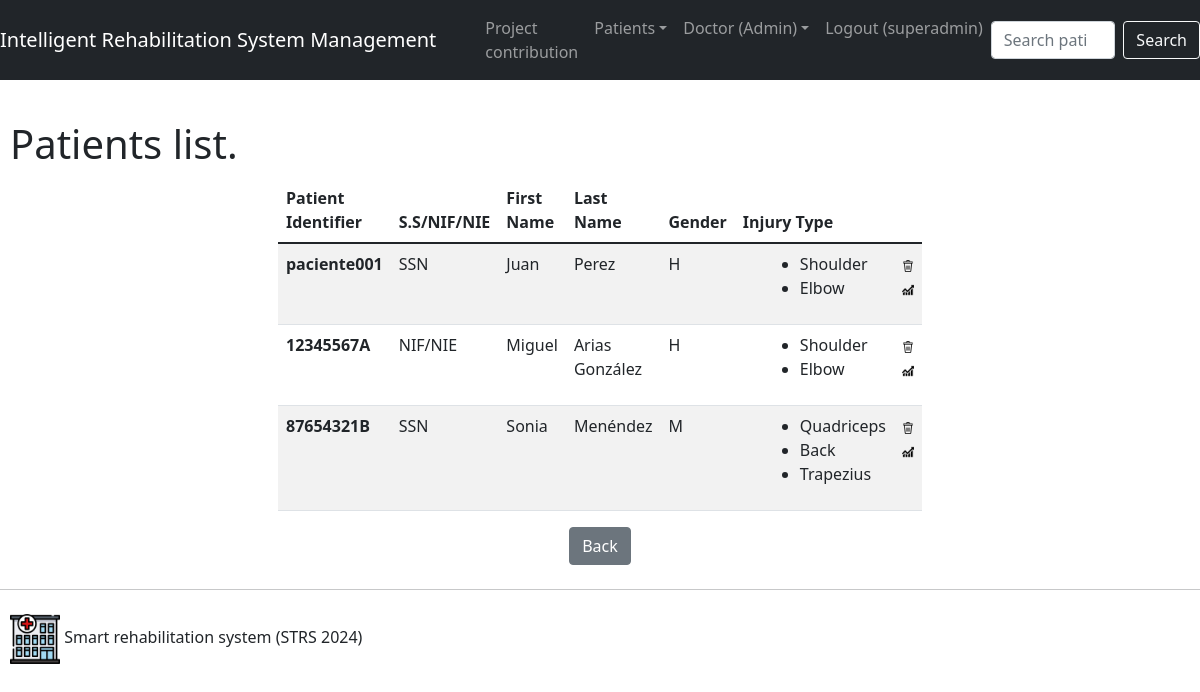
The app's page /hospital/pacientes/mostrar/paciente (signed in) with its own data.
### gestHospital/models.py (models this page shows, shortened)
class Paciente(models.Model):
    MUJER = 'M'
    HOMBRE = 'H'
    OTRO = 'NS/NR'
    SEXO_CHOICES = (
        (MUJER, 'Female'),
        (HOMBRE, 'Male'),
        (OTRO, 'Other')
    )
    NUM_SS = 'SSN'
    OTRO = 'NIF/NIE'
    DOC_CHOICES = (
        (NUM_SS, 'Social Security Number'),
        (OTRO, 'NIF/NIE')
    )
    Documentacion = models.CharField(max_length=25, choices=DOC_CHOICES, default=NUM_SS)
    NumId = models.CharField(max_length=20, primary_key=True, help_text='Social Security Number or any other mutuality recognized by the state. If unavailable, register NIF or NIE.')
    Nombre = models.CharField(max_length=25)
    Apellidos = models.CharField(max_length=40)
    Sexo = models.CharField(choices=SEXO_CHOICES, default=OTRO, max_length=10)
    Lesiones = models.ManyToManyField(Lesion, blank=True)  # Relacion de muchos a muchos

class Lesion(models.Model):
    nombre = models.CharField(max_length=255, unique=True)

### gestHospital/views.py (the view)
# urls.py: path('pacientes/mostrar/paciente', views.mostrarPacientes, name='gestHospital-m-paciente' ),
@login_required(login_url=reverse_lazy('gestHospital-login'), redirect_field_name=NEXT_FIELD_LABEL)
@permission_required( ['gestHospital.view_paciente'], raise_exception=True)
def mostrarPacientes(request):
    if (request.method == 'GET'):
        lista = GestorPaciente.buscarPaciente()
        return render(request, LISTA_PACIENTES, {'lista': lista})
        pass
    error = "Operación de protocolo empleada incorrecta. Fallo en el navegador"
    op = "Búsqueda de pacientes"
    return render(request, RESULTADO, {'errorMsg': error, "texto_op" : op }, status=405)
    pass

### gestHospital/hospitales.py (called while the page is built, shortened)
    def buscarPaciente( NumId=None ):
        if ( NumId is None ):
            pacientes = list( Paciente.objects.all())
            return pacientes
            pass
        pass

### gestHospital/templates/gestHospital/lista_pacientes.html
{% extends gestHospital_base_html %}
{% load static %}
{% block contenido %}
<h1> Patients list.</h1>
{% if lista %}
{% include gestHospital_tabla_paciente %}
{% else %}
<div class="alert alert-warning" role="alert">
    No registered patients.
</div>
{% endif%}
{% include gestHospital_volver %}
{% endblock %}

### gestHospital/templates/gestHospital/base.html (shortened to what this page needs)
<!DOCTYPE html>
<html lang="es">
<head>
  {% load static %}
  <link href="https://cdn.jsdelivr.net/npm/bootstrap@5.1.3/dist/css/bootstrap.min.css" rel="stylesheet"
>
  <link rel="stylesheet" href="{% static gestHospital_css %}">
</head>
<body>
  <nav class="navbar navbar-expand-lg navbar-dark bg-dark">
    <a class="navbar-brand" href="{% url 'gestHospital-bienvenida' %}">Intelligent Rehabilitation System Management</a>
    <div class="collapse navbar-collapse" id="navbar-menu">
      <ul class="navbar-nav mr-auto">
        <li class="nav-item">
          <a class="nav-link" href="{% url 'gestHospital-historia' %}">Project contribution</a>
        </li>
        {% if user.is_authenticated %}
        <li class="nav-item dropdown">
          <a class="nav-link dropdown-toggle" href="#" id="navbarDropdown" role="button" data-bs-toggle="dropdown"
            aria-haspopup="true" aria-expanded="false">Patients</a>
        </li>
        <li class="nav-item dropdown">
          <a class="nav-link dropdown-toggle" href="#" id="navbarDropdown" role="button" data-bs-toggle="dropdown"
            aria-haspopup="true" aria-expanded="false">Doctor (Admin)</a>
        </li>
        {% else %}
        <li class="nav-item">
          <a class="nav-link" href="{% url 'gestHospital-login' %}">Login</a>
        </li>
        {% endif %}
        {% if user.is_authenticated %}
        <li class="nav-item">
          <a class="nav-link" href="{% url 'gestHospital-logout' %}">Logout&nbsp;({{user.username}})</a>
        </li>
        {% endif %}
      </ul>
    </div>
    {% if user.is_authenticated %}
    <form class="d-flex" role="search" action="{% url 'gestHospital-s-f-paciente' %}" method="POST">
      <input class="form-control me-2" type="search" placeholder="Search patient" aria-label="Buscar" max_length=50 required
        id="id_texto" name="texto">
      <button class="btn btn-outline-light" type="submit">Search</button>
    </form>
    {% endif %}
  </nav>
  <div class="jumbotron">
    <div id='content'>
      {% block contenido %}{% endblock %}
    </div>
    <div id='foot'>
      <hr class="my-4">
      <p class="foot">
        <img src="{% static gestHospital_imagen_hospital %}" class="img-tumbnail" width="50" height="50"
          alt="Icono de un hospital">
        Smart rehabilitation system (STRS 2024)
      </p>
    </div>
  </div>
</body>
</html>

### gestHospital/templates/gestHospital/tablaPacientes.html (shortened to what this page needs)
{% load static %}
<div class="d-flex justify-content-center">
    <table class="table table-striped w-50">
        <thead>
            <tr>
                <th scope="col">Patient Identifier</th>
                <th scope="col">S.S/NIF/NIE</th>
                <th scope="col">First Name</th>
                <th scope="col">Last Name</th>
                <th scope="col">Gender</th>
                <th scope="col">Injury Type</th>
            </tr>
        </thead>
        <tbody>
            {% for Paciente in lista %}
            <tr>
                <th scope="row">{{Paciente.NumId}}</th>
                <td>
                    {{Paciente.Documentacion}}
                </td>
                <td>
                    {{Paciente.Nombre}}
                </td>
                <td>
                    {{Paciente.Apellidos}}
                </td>
                <td>
                    {{Paciente.Sexo}}
                </td>
                <td>
                    {% if Paciente.Lesiones.all %}
                        <ul>
                        {% for lesion in Paciente.Lesiones.all %}
                            <li>{{ lesion.nombre }}</li>
                        {% endfor %}
                        </ul>
                    {% else %}
                        No injuries registered
                    {% endif %}
                </td>
                <td>
                    <a href="#{{Paciente.NumId}}" data-bs-toggle="modal" data-bs-target="#M{{Paciente.NumId}}">
                        <img src="{% static gestHospital_icono_borrar%}" width="12"
                            title="Delete {{Paciente.NumId}}">
                    </a>
                    <a href="https://app.powerbi.com/groups/me/reports/fdbd1004-040c-4115-9fa4-a697525b18d1?ctid=6afea85d-c323-4270-b69d-a4fb3927c254&pbi_source=linkShare" target="_blank">
                        <img src="{% static 'gestHospital/estadistica.png' %}" width="12"
                            title="View Statistics for {{Paciente.Nombre}}">
                    </a>
                </td>
            </tr>
            {% endfor %}
        </tbody>
    </table>
</div>

### gestHospital/static/gestHospital/gestHospital.css (style rules this page uses)
h1 { margin-left: 10px; margin-top: 40px; margin-bottom: 10px; margin-right: 20px; }
p { margin-left: 20px; margin-right: 20px; }
ul { margin-left: 25px; }
p.foot { margin-left: 10px; }

### records on screen
Paciente: NumId "paciente001", Documentacion "SSN", Nombre "Juan", Apellidos "Perez", Sexo "H"
Lesion: nombre "Shoulder"
Lesion: nombre "Elbow"
Paciente: NumId "12345567A", Documentacion "NIF/NIE", Nombre "Miguel", Apellidos "Arias González", Sexo "H"
Paciente: NumId "87654321B", Documentacion "SSN", Nombre "Sonia", Apellidos "Menéndez", Sexo "M"
Lesion: nombre "Quadriceps"
Lesion: nombre "Back"
Lesion: nombre "Trapezius"

### other values on screen
{{ user.username }} "superadmin"
